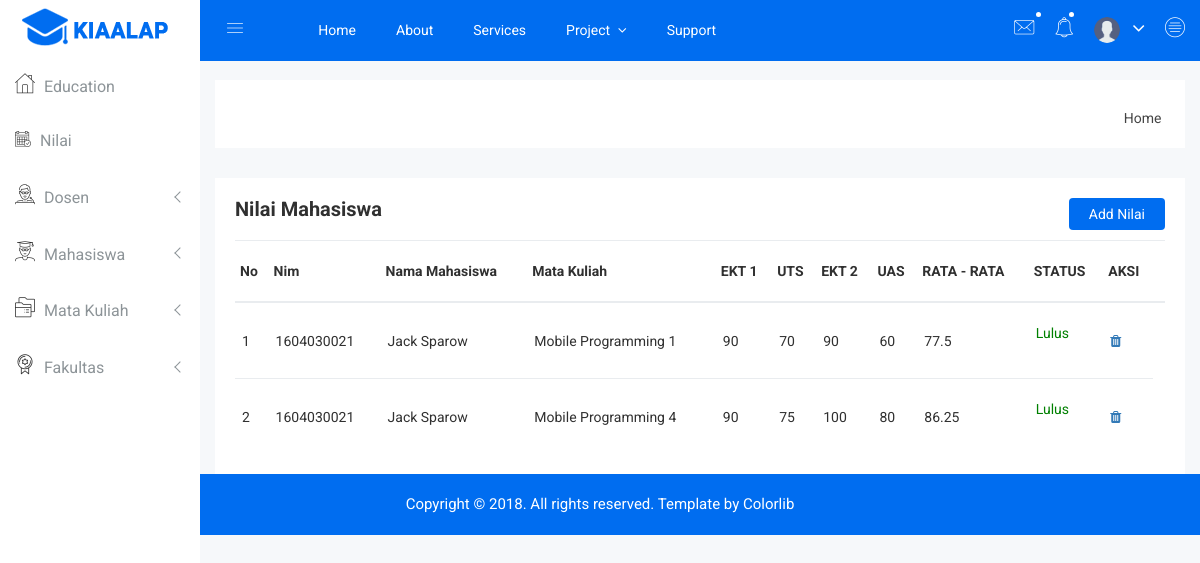
Screenshot of /kiaalap-master/admin.php?p=view_nilai with the database file from the repository.
### tables this page shows
CREATE TABLE `nilai` (
  `kd_nilai` int(11) NOT NULL,
  `kd_matkul` int(11) DEFAULT NULL,
  `nim` int(11) DEFAULT NULL,
  `uts` int(11) DEFAULT NULL,
  `uas` int(11) DEFAULT NULL,
  `ekt1` int(11) DEFAULT NULL,
  `ekt2` int(11) DEFAULT NULL
);

CREATE TABLE `mahasiswa` (
  `nim` int(11) NOT NULL,
  `nama` varchar(50) DEFAULT NULL,
  `alamat` text,
  `kd_fakultas` int(11) DEFAULT NULL,
  `kd_prodi` int(11) DEFAULT NULL,
  `semester` int(11) DEFAULT NULL,
  `tempat_tgl_lahir` text,
  `website_url` text,
  `no_hp` varchar(15) DEFAULT NULL
);

CREATE TABLE `mata_kuliah` (
  `kd_matkul` int(11) NOT NULL,
  `matkul` varchar(35) DEFAULT NULL,
  `sks` int(11) DEFAULT NULL,
  `matkul_tgl_mulai` text,
  `durasi` text,
  `kd_fakultas` int(11) DEFAULT NULL,
  `dosen` varchar(35) DEFAULT NULL,
  `semester` int(11) DEFAULT NULL
);

### kiaalap-master/dashboard/view-nilai.php (the view)
<div class="col-lg-12 col-md-12 col-sm-12 col-xs-12">
                        <div class="product-status-wrap drp-lst">
                            <h4>Nilai Mahasiswa</h4>
                            <div class="add-product">
                                <a href="?p=tambah_nilai">Add Nilai</a>
                            </div>
                            <div class="asset-inner">
                                <table>
                                    <tr>
                                        <th>No</th>
                                        <th>Nim</th>
                                        <th>Nama Mahasiswa</th>
                                        <th>Mata Kuliah</th>
                                        <th>EKT 1</th>
                                        <th>UTS</th>
                                        <th>EKT 2</th>
                                        <th>UAS</th>
                                        <th>RATA - RATA</th>
                                        <th>STATUS</th>
                                        <th>AKSI</th>
                                        <th>
                                    </tr>
                                    <?php
                                    $host = mysqli_connect("localhost","root","","sistem_akademik");
                                    $query = mysqli_query($host,"SELECT * FROM nilai, mata_kuliah, mahasiswa WHERE mata_kuliah.kd_matkul = nilai.kd_matkul AND mahasiswa.nim = nilai.nim");
                                     $no = 1;
                                    while($arr = mysqli_fetch_array($query)){
                                        $ekt1 = $arr['ekt1'];
                                        $ekt2 = $arr['ekt2'];
                                        $uts = $arr['uts'];
                                        $uas = $arr['uas'];
                                        $ratarata = ($ekt1 + $ekt2 + $uts + $uas) / 4;
                                    ?>
                                    <tr>
                                        <td><?php echo $no; ?></td>
                                        <td><?php echo $arr['nim']; ?></td>
                                        <td><?php echo $arr['nama']; ?></td>
                                        <td><?php echo $arr['matkul']; ?></td>
                                        <td><?php echo $arr['ekt1']; ?></td>
                                        <td><?php echo $arr['uts']; ?></td>
                                        <td><?php echo $arr['ekt2']; ?></td>
                                        <td><?php echo $arr['uas']; ?></td>
                                        <td><?php echo $ratarata; ?></td>
                                        <td><?php
                                            if($ratarata >= 65){
                                                echo "<p style='color:green;'>Lulus</p>";
                                            }else{
                                                echo "<p style='color:red;'>Tidak Lulus</p>";
                                            }
                                        ?></td>
                                        <td><a href="dashboard/hapus-nilai.php?id=<?php echo $arr['kd_nilai'] ?>"><i class="fa fa-trash"></i></a></td>
                                    </tr>
                                <?php $no++;} ?>
                                </table>
                            </div>
                        </div>
                    </div>
                </div>

### kiaalap-master/admin.php (shortened to what this page needs)
<!doctype html>
<html class="no-js" lang="en">
<head>
    <link rel="stylesheet" href="css/bootstrap.min.css">
    <link rel="stylesheet" href="css/font-awesome.min.css">
    <link rel="stylesheet" href="css/owl.carousel.css">
    <link rel="stylesheet" href="css/owl.theme.css">
    <link rel="stylesheet" href="css/owl.transitions.css">
    <link rel="stylesheet" href="css/animate.css">
    <link rel="stylesheet" href="css/normalize.css">
    <link rel="stylesheet" href="css/meanmenu.min.css">
    <link rel="stylesheet" href="css/main.css">
    <link rel="stylesheet" href="css/educate-custon-icon.css">
    <link rel="stylesheet" href="css/morrisjs/morris.css">
    <link rel="stylesheet" href="css/scrollbar/jquery.mCustomScrollbar.min.css">
    <link rel="stylesheet" href="css/metisMenu/metisMenu.min.css">
    <link rel="stylesheet" href="css/metisMenu/metisMenu-vertical.css">
    <link rel="stylesheet" href="css/calendar/fullcalendar.min.css">
    <link rel="stylesheet" href="css/calendar/fullcalendar.print.min.css">
    <link rel="stylesheet" href="style.css">
    <link rel="stylesheet" href="css/responsive.css">
</head>
<body>
    <div class="left-sidebar-pro">
        <nav id="sidebar" class="">
            <div class="sidebar-header">
                <a href="index.html"><img class="main-logo" src="img/logo/logo.png" alt="" /></a>
            </div>
            <div class="left-custom-menu-adp-wrap comment-scrollbar">
                <nav class="sidebar-nav left-sidebar-menu-pro">
                    <ul class="metismenu" id="menu1">
                        <li class="active">
                            <a href="index.php">
								   <span class="educate-icon educate-home icon-wrap"></span>
								   <span class="mini-click-non">Education</span>
								</a>
                        </li>
                        <li>
                            <a href="?p=view_nilai" title="Landing Page" href="" aria-expanded="false"><span class="educate-icon educate-event icon-wrap sub-icon-mg" aria-hidden="true"></span> <span class="mini-click-non">Nilai</span></a>
                        </li>
                        <li>
                            <a class="has-arrow" href="all-professors.html" aria-expanded="false"><span class="educate-icon educate-professor icon-wrap"></span> <span class="mini-click-non">Dosen</span></a>
                        </li>
                        <li>
                            <a class="has-arrow" href="all-students.html" aria-expanded="false"><span class="educate-icon educate-student icon-wrap"></span> <span class="mini-click-non">Mahasiswa</span></a>
                               </li>
                            </ul>
                        <li>
                            <a class="has-arrow" href="all-courses.html" aria-expanded="false"><span class="educate-icon educate-course icon-wrap"></span> <span class="mini-click-non">Mata Kuliah</span></a>
                        </li>
                        <li>
                            <a class="has-arrow" href="all-courses.html" aria-expanded="false"><span class="educate-icon educate-department icon-wrap"></span> <span class="mini-click-non">Fakultas</span></a>
                        </li>
                </nav>
            </div>
        </nav>
    </div>
    <div class="all-content-wrapper">
        <div class="container-fluid">
            <div class="row">
                <div class="col-lg-12 col-md-12 col-sm-12 col-xs-12">
                    <div class="logo-pro">
                        <a href="index.html"><img class="main-logo" src="img/logo/logo.png" alt="" /></a>
                    </div>
                </div>
            </div>
        </div>
        <div class="header-advance-area">
            <div class="header-top-area">
                <div class="container-fluid">
                    <div class="row">
                        <div class="col-lg-12 col-md-12 col-sm-12 col-xs-12">
                            <div class="header-top-wraper">
                                <div class="row">
                                    <div class="col-lg-1 col-md-0 col-sm-1 col-xs-12">
                                        <div class="menu-switcher-pro">
                                            <button type="button" id="sidebarCollapse" class="btn bar-button-pro header-drl-controller-btn btn-info navbar-btn">
													<i class="educate-icon educate-nav"></i>
												</button>
                                        </div>
                                    </div>
                                    <div class="col-lg-6 col-md-7 col-sm-6 col-xs-12">
                                        <div class="header-top-menu tabl-d-n">
                                            <ul class="nav navbar-nav mai-top-nav">
                                                <li class="nav-item"><a href="#" class="nav-link">Home</a>
                                                </li>
                                                <li class="nav-item"><a href="#" class="nav-link">About</a>
                                                </li>
                                                <li class="nav-item"><a href="#" class="nav-link">Services</a>
                                                </li>
                                                <li class="nav-item dropdown res-dis-nn">
                                                    <a href="#" data-toggle="dropdown" role="button" aria-expanded="false" class="nav-link dropdown-toggle">Project <span class="angle-down-topmenu"><i class="fa fa-angle-down"></i></span></a>
                                                </li>
                                                <li class="nav-item"><a href="#" class="nav-link">Support</a>
                                                </li>
                                            </ul>
                                        </div>
                                    </div>
                                    <div class="col-lg-5 col-md-5 col-sm-12 col-xs-12">
                                        <div class="header-right-info">
                                            <ul class="nav navbar-nav mai-top-nav header-right-menu">
                                                <li class="nav-item dropdown">
                                                    <a href="#" data-toggle="dropdown" role="button" aria-expanded="false" class="nav-link dropdown-toggle"><i class="educate-icon educate-message edu-chat-pro" aria-hidden="true"></i><span class="indicator-ms"></span></a>
                                                </li>
                                                <li class="nav-item"><a href="#" data-toggle="dropdown" role="button" aria-expanded="false" class="nav-link dropdown-toggle"><i class="educate-icon educate-bell" aria-hidden="true"></i><span class="indicator-nt"></span></a>
                                                </li>
                                                <li class="nav-item">
                                                    <a href="#" data-toggle="dropdown" role="button" aria-expanded="false" class="nav-link dropdown-toggle">
															<img src="img/product/user.png" alt="" />
															<i class="fa fa-angle-down edu-icon edu-down-arrow"></i>
														</a>
                                                </li>
                                                <li class="nav-item nav-setting-open"><a href="#" data-toggle="dropdown" role="button" aria-expanded="false" class="nav-link dropdown-toggle"><i class="educate-icon educate-menu"></i></a>
                                                </li>
                                            </ul>
                                        </div>
                                    </div>
                                </div>
                            </div>
                        </div>
                    </div>
                </div>
            </div>
            <div class="breadcome-area">
                <div class="container-fluid">
                    <div class="row">
                        <div class="col-lg-12 col-md-12 col-sm-12 col-xs-12">
                            <div class="breadcome-list">
                                <div class="row">
                                    <div class="col-lg-6 col-md-6 col-sm-6 col-xs-12">
                                    </div>
                                    <div class="col-lg-6 col-md-6 col-sm-6 col-xs-12">
                                        <ul class="breadcome-menu">
                                            <li><a href="#">Home</a> <span class="bread-slash"></span>
                                            </li>
                                        </ul>
                                    </div>
                                </div>
                            </div>
                        </div>
                    </div>
                </div>
            </div>
        </div>
        <div class="analytics-sparkle-area">
            <div class="container-fluid">
                <div class="row">
                    <?php
                        if(!@$_GET['p']){
                            include "dashboard/add-mahasiswa.php";
                        }else{
                            include "page.php";
                        }
                    ?>
                </div>
            </div>
        </div>
        <div class="footer-copyright-area">
            <div class="container-fluid">
                <div class="row">
                    <div class="col-lg-12">
                        <div class="footer-copy-right">
                            <p>Copyright © 2018. All rights reserved. Template by <a href="https://colorlib.com/wp/templates/">Colorlib</a></p>
                        </div>
                    </div>
                </div>
            </div>
        </div>
</body>
</html>

### kiaalap-master/page.php (shortened to what this page needs)
<?php
	switch($_GET['p']){
		case 'view_nilai'			:if(!file_exists("dashboard/view-nilai.php"))die("Halaman Tidak Ada");
									include("dashboard/view-nilai.php");
									break;
									break;
	}
?>

### kiaalap-master/css/main.css (style rules this page uses)
html { color: #222; font-size: 1em; line-height: 1.4; }
audio, canvas, iframe, img, svg, video { vertical-align: middle; }

### kiaalap-master/css/metisMenu/metisMenu-vertical.css (style rules this page uses)
.sidebar-nav { background: #fff; }
.sidebar-nav ul { padding: 0; margin: 0; list-style: none; background: #f5f5f5; }
.sidebar-nav .metismenu { background: #fff; display: -webkit-box; display: -ms-flexbox; display: flex; -webkit-box-orient: vertical; -webkit-box-direction: normal; -ms-flex-direction: column; flex-direction: column; }
.sidebar-nav .metismenu li + li { margin-top: 5px; }
.sidebar-nav .metismenu li:last-child { margin-bottom: 5px; }
.sidebar-nav .metismenu > li { display: -webkit-box; display: -ms-flexbox; display: flex; -webkit-box-orient: vertical; -webkit-box-direction: normal; -ms-flex-direction: column; flex-direction: column; position: relative; }
.sidebar-nav .metismenu a { position: relative; display: block; padding: 13px 15px; color: #444; outline-width: 0; transition: all .3s ease-out; font-size:16px; font-weight:400; }
.sidebar-nav .metismenu li .icon-wrap { margin-right:5px; font-size:20px; color:#303030; }
.sidebar-nav .metismenu li .sub-icon-mg { margin-right:5px; font-size:16px; }

### rows the page displays
nilai: mahasiswa.nim "1604030021", mahasiswa.nama "Jack Sparow", kd_matkul.matkul "Mobile Programming 1", ekt1 "90", uts "70", ekt2 "90", uas "60", ratarata "77.5", shows "Lulus"
nilai: mahasiswa.nim "1604030021", mahasiswa.nama "Jack Sparow", kd_matkul.matkul "Mobile Programming 4", ekt1 "90", uts "75", ekt2 "100", uas "80", ratarata "86.25", shows "Lulus"
